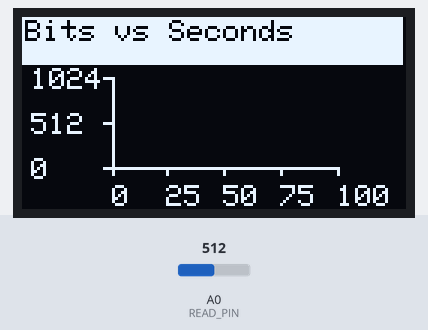
Bench run of a sketch on a simulated Arduino Uno, built with avr-gcc and run on an emulated ATmega328P. Parts: 128×64 one-colour display. Inputs (shaded band) come from the test bench; at power-on: A0 (READ_PIN) = 512. The display library's start-up logo is not drawn.

Above: at 1.2 s.
1.3 s: A0 (READ_PIN) set to 716
4.7 s: A0 (READ_PIN) set to 900
At 6.0 s:
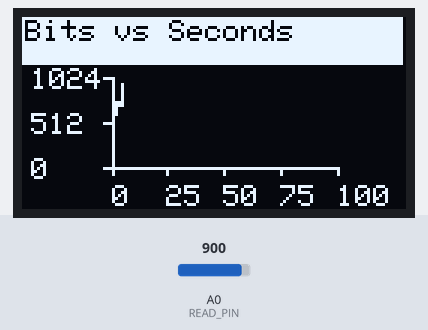
7.7 s: A0 (READ_PIN) set to 1023
At 13.6 s:
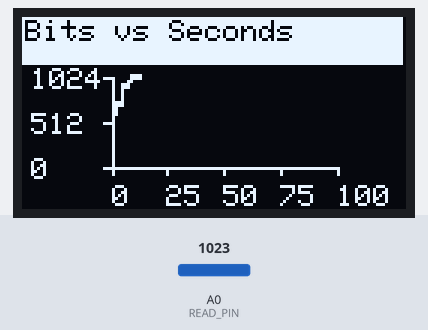
Timing chart, 0 to 15.1 s (numbered marks = the images above; inputs shaded):
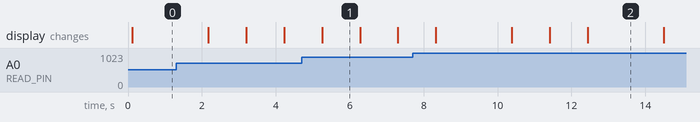

The sketch:

OLED_Graphing_1.ino
```cpp
/*

  This program provides functions to draw:
  1. horizontal bar graph
  2. vertical bar graph
  3. dial
  4. cartesian graph

  It requires an microcrontrioller Arduino, teensy and a 0.96 dispaly (1306 driver chip)

  display. sources
  https://www.amazon.com/Diymall-Yellow-Arduino-display.-Raspberry/dp/B00O2LLT30/ref=pd_lpo_vtph_147_bs_t_1?_encoding=UTF8&psc=1&refRID=BQAPE07SVJQNDKEVMTQZ
  https://www.amazon.com/dp/B06XRCQZRX/ref=sspa_dk_detail_0?psc=1&pd_rd_i=B06XRCQZRX&pd_rd_wg=aGuhK&pd_rd_r=1WJPXAG68XFSADGDPNZR&pd_rd_w=DAAsB

  Adafruit libraries
  https://github.com/adafruit/Adafruit-GFX-Library/archive/master.zip
  https://github.com/adafruit/Adafruit_SSD1306

  Revisions
  rev     date        author      description
  1       12-5-2017   kasprzak    initial creation


  Pin settings

  Arduino   device
  5V        Vin
  GND       GND
  A0        read an input voltage from a pot across Vcc and Gnd (just for demo purposes)
  A1
  A2
  A3
  A4        SDA on the display. or use dedicated pin on board if provided
  A5        SCL on the display. use dedicated pin on board if provided
  1
  2
  3
  4
  5
  6
  7
  8
  9
  10
  11
  12
  13


*/

#include <Adafruit_GFX.h>
#include <Adafruit_SSD1306.h>

#define READ_PIN            A0
#define OLED_RESET          A4
#define LOGO16_GLCD_HEIGHT  16
#define LOGO16_GLCD_WIDTH   16

#define SCREEN_WIDTH 128 // OLED display width, in pixels
#define SCREEN_HEIGHT 64 // OLED display height, in pixels

// Declaration for an SSD1306 display connected to I2C (SDA, SCL pins)
Adafruit_SSD1306 display(SCREEN_WIDTH, SCREEN_HEIGHT, &Wire, OLED_RESET);

// create what ever variables you need
double volts;
double bvolts;
double x, y;

// these are a required variables for the graphing functions
bool Redraw1 = true;
bool Redraw2 = true;
bool Redraw3 = true;
bool Redraw4 = true;
double ox , oy ;

// create the display object
//Adafruit_SSD1306 display(OLED_RESET);

void setup() {

  Serial.begin(9600);

  // initialize the display
  // note you may have to change the address
  // the most common are 0X3C and 0X3D

  display.begin(SSD1306_SWITCHCAPVCC, 0x3C);
  // if you distribute your code, the adafruit license requires you show their splash screen
  // otherwise clear the video buffer memory then display
  display.display();
  //delay(2000);
  display.clearDisplay();
  display.display();

  // establish whatever pin reads you need
  pinMode(A0, INPUT);

}

unsigned long OldTime;
unsigned long counter;


  void loop(void) {

  // read some values and convert to volts
  bvolts = analogRead(A0);
  volts = (bvolts  / 204.6 ) ;


  // draw any of the following, sorry for the crazy long arguement lists
  // note 0.96 isn't very big, so you can't show many graphs at the same time
  // also colors are hard coded
  // the display i use draws text at the top in yellow--we'll use that for drawing the title


  // call one of these functions
 // DrawBarChartV(display, bvolts, 25,  60, 40, 40, 0, 1024 , 256, 0, "A0 (bits)", Redraw1);
  //  DrawBarChartH(display, volts, 10, 45, 100, 20, 0, 5, 1, 0, "A0 (volts)", Redraw2);
  //  DrawDial(display, volts, 65, 50, 25, 0, 5 , 1, 0, 200, "A0 (volts)", Redraw3);

  // for multiple graphs uncomment the next 2 lines
  //  DrawBarChartV(display, bvolts, 5,  60, 10, 40, 0, 1024 , 256, 0, "A0 (bits/volts)", Redraw1);
  //  DrawDial(display, volts, 90, 50, 25, 0, 5 , 1, 0, 200, "A0 (bits/volts)", Redraw3);

  // or show a cartesian style graph to plot values over time (or whatever)

    DrawCGraph(display, x++, bvolts, 30, 50, 75, 30, 0, 100, 25, 0, 1024, 512, 0, "Bits vs Seconds", Redraw4);
    if (x > 100) {
    while (1) {}
    }


  delay(1000);


  }


/*

  function to draw a cartesian coordinate system and plot whatever data you want
  just pass x and y and the graph will be drawn huge arguement list

  &display to pass the display object, mainly used if multiple displays are connected to the MCU
  x = x data point
  y = y datapont
  gx = x graph location (lower left)
  gy = y graph location (lower left)
  w = width of graph
  h = height of graph
  xlo = lower bound of x axis
  xhi = upper bound of x asis
  xinc = division of x axis (distance not count)
  ylo = lower bound of y axis
  yhi = upper bound of y asis
  yinc = division of y axis (distance not count)
  title = title of graph
  &redraw = flag to redraw graph on fist call only

*/


void DrawCGraph(Adafruit_SSD1306 &d, double x, double y, double gx, double gy, double w, double h, double xlo, double xhi, double xinc, double ylo, double yhi, double yinc, double dig, String title, boolean &Redraw) {

  double i;
  double temp;
  int rot, newrot;

  if (Redraw == true) {
    Redraw = false;
    d.fillRect(0, 0,  127 , 16, SSD1306_WHITE);
    d.setTextColor(SSD1306_BLACK, SSD1306_WHITE);
    d.setTextSize(1);
    d.setCursor(1, 1);
    d.println(title);
    ox = (x - xlo) * ( w) / (xhi - xlo) + gx;
    oy = (y - ylo) * (gy - h - gy) / (yhi - ylo) + gy;
    // draw y scale
    d.setTextSize(1);
    d.setTextColor(SSD1306_WHITE, SSD1306_BLACK);
    for ( i = ylo; i <= yhi; i += yinc) {
      // compute the transform
      // note my transform funcition is the same as the map function, except the map uses long and we need doubles
      temp =  (i - ylo) * (gy - h - gy) / (yhi - ylo) + gy;
      if (i == 0) {
        d.drawFastHLine(gx - 3, temp, w + 3, SSD1306_WHITE);
      }
      else {
        d.drawFastHLine(gx - 3, temp, 3, SSD1306_WHITE);
      }
      d.setCursor(gx - 27, temp - 3);
      d.println(i, dig);
    }
    // draw x scale
    for (i = xlo; i <= xhi; i += xinc) {
      // compute the transform
      d.setTextSize(1);
      d.setTextColor(SSD1306_WHITE, SSD1306_BLACK);
      temp =  (i - xlo) * ( w) / (xhi - xlo) + gx;
      if (i == 0) {
        d.drawFastVLine(temp, gy - h, h + 3, SSD1306_WHITE);
      }
      else {
        d.drawFastVLine(temp, gy, 3, SSD1306_WHITE);
      }
      d.setCursor(temp, gy + 6);
      d.println(i, dig);
    }
  }

  // graph drawn now plot the data
  // the entire plotting code are these few lines...

  x =  (x - xlo) * ( w) / (xhi - xlo) + gx;
  y =  (y - ylo) * (gy - h - gy) / (yhi - ylo) + gy;
  d.drawLine(ox, oy, x, y, SSD1306_WHITE);
  d.drawLine(ox, oy - 1, x, y - 1, SSD1306_WHITE);
  ox = x;
  oy = y;

  // up until now print sends data to a video buffer NOT the screen
  // this call sends the data to the screen
  d.display();

}


/////////////////////////////////////////////////////////
```
